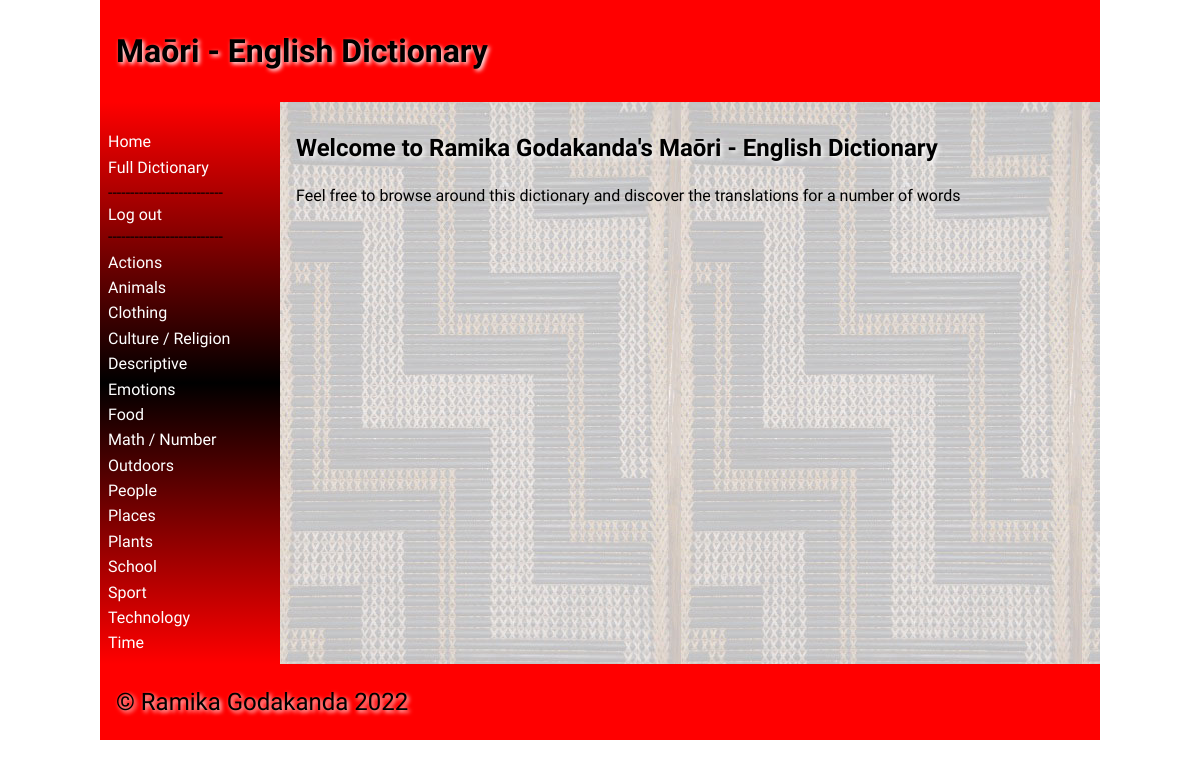
/ (signed in), run on the app's committed database.
### tables this page shows
CREATE TABLE "categories"
(
	id integer
		primary key autoincrement,
	category_names varchar(30),
	user_created boolean
);

### app.py (the view)
@app.route('/')
def render_homepage():
    return render_template('home.html', logged_in=is_logged_in(), category_list=category_list(),
                           teacher_perms=is_teacher())

### app.py (called while the page is built)
def create_connection(db_file):
    try:
        connection = sqlite3.connect(db_file)
        connection.execute('pragma foreign_keys=ON')
        return connection
    except Error as e:
        print(e)
    return None

def is_logged_in():
    if session.get("email") is None:
        print("Not logged in")
        return False
    else:
        print("Logged in")
        return True

def is_teacher():
    if not is_logged_in() or (session.get("teacher") is (None or 0)):
        print("Not teacher logged in")
        return False
    else:
        print("Teacher logged in")
        return True

def category_list():
    con = create_connection(DB_NAME)
    query = "SELECT * FROM categories ORDER BY category_names ASC"
    cur = con.cursor()
    cur.execute(query)
    queried_categories = cur.fetchall()
    con.close()
    return queried_categories

### templates/home.html (shortened to what this page needs)
{% extends 'base.html' %}
{% block main %}
<h2>Welcome to Ramika Godakanda's Maōri - English Dictionary</h2>
<p>Feel free to browse around this dictionary and discover the translations for a number of words</p>
{% endblock %}

### templates/base.html (shortened to what this page needs)
<!doctype html>
<html lang="en">
<head>
    <link href="{{ url_for('static', filename='css/style.css') }}" rel="stylesheet">
</head>
<body>
<div id="container">
    <header>
        <h1>Maōri - English Dictionary</h1>
    </header>
    <nav>
        <ul>
            <li><a href="\">Home</a></li>
            <li><a href="/full_dictionary">Full Dictionary</a></li>
            {% if logged_in %}
        <li>--------------------------</li>
                <a href="/logout">Log out</a>
            {% else %}
                <li><a href="/login">Log in</a></li>
            {% endif %}
        <li>--------------------------</li>
            {% for category in category_list %}
            <li><a href="/category/{{ category[0] }}">{{ category[1] }}</a></li>
            {% endfor %}
        </ul>
    </nav>
    <main>
        {% block main%}{% endblock %}
    </main>
    <footer>
        <p>
            &copy; Ramika Godakanda 2022
        </p>
    </footer>
</div>
</body>
</html>

### static/css/style.css (style rules this page uses)
* { font-family: Comfortaa, sans-serif; margin: 0; padding: 0; box-sizing: border-box; }
#container { display: grid; grid-template-columns: 75px auto; grid-template-areas: 'nav header' 'main main' 'footer footer'; }
header { grid-area: header; background-color: #f00; padding: 1rem; }
nav { grid-area: nav; }
main { grid-area: main; padding: 1rem; background-color: #edd; }
h1, h2, h3, h4 { padding: 1rem 0; font-family: 'Suez One', serif; color: #000; text-shadow: 2px 2px 4px #fff; }
p { padding: 0.5rem 0; }
a { color: #222; text-decoration: underline; }
footer { grid-area: footer; padding: 1rem; background-color: #f00; }
footer p { color: #000; text-shadow: 2px 2px 4px #fff; font-size: 1.5rem; }
@media only screen and (min-width: 768px) { #container { grid-template-columns: 180px auto; grid-template-areas: 'header header' 'nav main' 'footer footer'; } }
@media only screen and (min-width: 768px) { nav { background: linear-gradient(180deg, rgba(255,0,0,1) 0%, rgba(0, 0, 0, 1) 50%, rgba(255,0,0,1) 100%); padding: 0.5rem; } }
@media only screen and (min-width: 768px) { nav ul { list-style: none; } }
@media only screen and (min-width: 768px) { nav li { padding: 0.2rem 0; } }
@media only screen and (min-width: 768px) { nav a { color: #fff; text-decoration: none; } }
@media only screen and (min-width: 768px) { main { background-image: url('/static/images/poutama.jpg'); } }
@media only screen and (min-width: 1000px) { #container { width: 1000px; margin: auto; } }

### data on the page
categories: category_names "Actions"
categories: category_names "Animals"
categories: category_names "Clothing"
categories: category_names "Culture / Religion"
categories: category_names "Descriptive"
categories: category_names "Emotions"
categories: category_names "Food"
categories: category_names "Math / Number"
categories: category_names "Outdoors"
categories: category_names "People"
categories: category_names "Places"
categories: category_names "Plants"
categories: category_names "School"
categories: category_names "Sport"
categories: category_names "Technology"
categories: category_names "Time"
